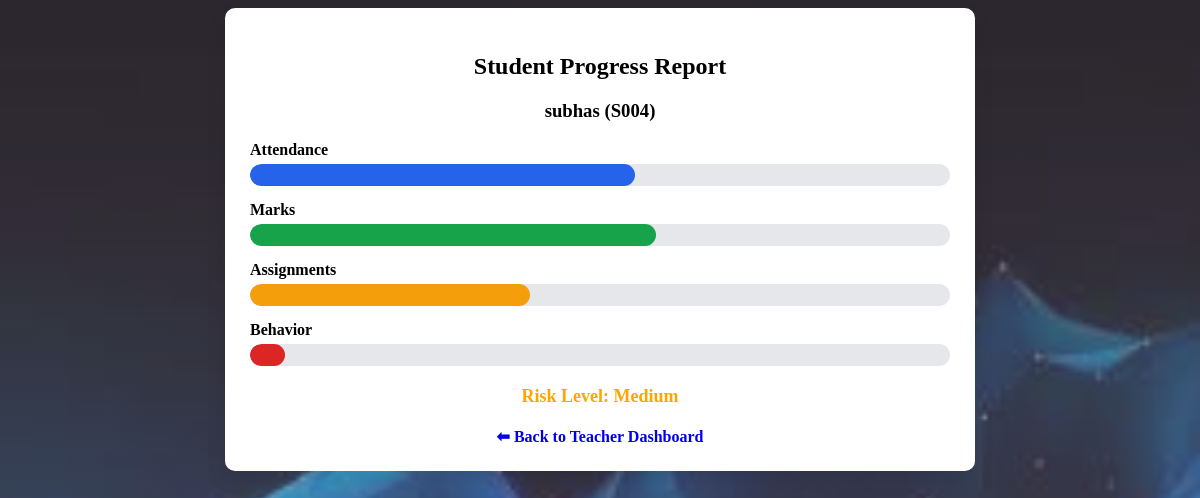
The app's page /student_report/S004 (signed in) with its own data.
### tables this page shows
CREATE TABLE students (
        student_id TEXT PRIMARY KEY,
        name TEXT,
        attendance REAL,
        avg_marks REAL,
        assignment_completion REAL,
        behavior_score REAL,
        risk TEXT
    );

### app.py (the view)
@app.route("/student_report/<student_id>")
def student_report(student_id):
    if session.get("role") != "teacher":
        return redirect("/")
    conn = get_db()
    student = conn.execute(
        "SELECT * FROM students WHERE student_id=?",
        (student_id,)
    ).fetchone()
    conn.close()
    chart_data = {
        "attendance": student["attendance"],
        "marks": student["avg_marks"],
        "assignments": student["assignment_completion"],
        "behavior": student["behavior_score"]
    }
    return render_template(
        "student_report.html",
        student=student,
        chart_data=chart_data,
        risk=student["risk"]
    )

### app.py (called while the page is built)
def get_db():
    conn = sqlite3.connect(DB)
    conn.row_factory = sqlite3.Row
    return conn

### templates/student_report.html (shortened to what this page needs)
<!DOCTYPE html>
<html lang="en">
<head>
</head>
<body>
<div class="card">
    <h2>Student Progress Report</h2>
    <h3>{{ student.name }} ({{ student.student_id }})</h3>
    <div class="row">
        <div class="label">Attendance</div>
        <div class="bar">
            <div class="fill attendance" id="attendanceBar"></div>
        </div>
    </div>
    <div class="row">
        <div class="label">Marks</div>
        <div class="bar">
            <div class="fill marks" id="marksBar"></div>
        </div>
    </div>
    <div class="row">
        <div class="label">Assignments</div>
        <div class="bar">
            <div class="fill assignments" id="assignmentsBar"></div>
        </div>
    </div>
    <div class="row">
        <div class="label">Behavior</div>
        <div class="bar">
            <div class="fill behavior" id="behaviorBar"></div>
        </div>
    </div>
    <div class="risk {{ risk }}">
        Risk Level: {{ risk }}
    </div>
    <a href="/teacher" class="back">⬅ Back to Teacher Dashboard</a>
</div>
</body>
</html>

### records on screen
students: name "subhas", student_id "S004", risk "Medium"
